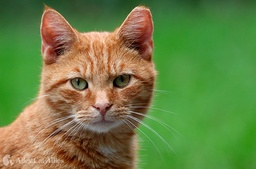
#> input picture Task_5/img.jpg, 256 x 169 px, shrunk from 703 x 463 before the run
$ jupyter execute task5.ipynb
#> lines starting #> are read from the running program, lines starting #| are printed output that depends on the picture
[cell 1]
import cv2 as cv
import matplotlib.pyplot as plt
import numpy as np

[cell 2]
def averaging_filter(image_path):
#> called with image_path = 'img.jpg'
    kernel_size = (5, 5)
    img = cv.imread(image_path)
#> img is the input picture: shape (169, 256, 3); mean B, G, R 68.6, 129.3, 105.4
    img = cv.cvtColor(img, cv.COLOR_BGR2RGB)
    h, w, c = img.shape
#> h = 169; w = 256; c = 3
    pad_size = kernel_size[0] // 2
    padded_img = np.pad(img, ((pad_size, pad_size), (pad_size, pad_size), (0, 0)), mode='constant', constant_values=0)
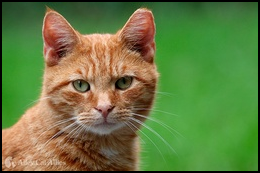
#> padded_img: shape (173, 260, 3); mean R, G, B 101.4, 124.4, 66
    blurred_img = np.zeros_like(img)

    for i in range(h):
        for j in range(w):
            region = padded_img[i:i + kernel_size[0], j:j + kernel_size[1]]
            blurred_img[i, j] = np.mean(region, axis=(0, 1))
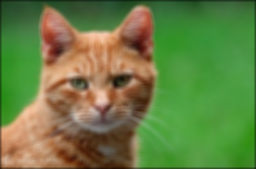
#> blurred_img: shape (169, 256, 3); mean R, G, B 104.1, 127.5, 67.6

    plt.figure(figsize=(12, 6))
    plt.subplot(1, 2, 1)
    plt.imshow(img)
    plt.title("Original Image")

    plt.subplot(1, 2, 2)
    plt.imshow(blurred_img)
    plt.title("Blurred Image")
    plt.show()
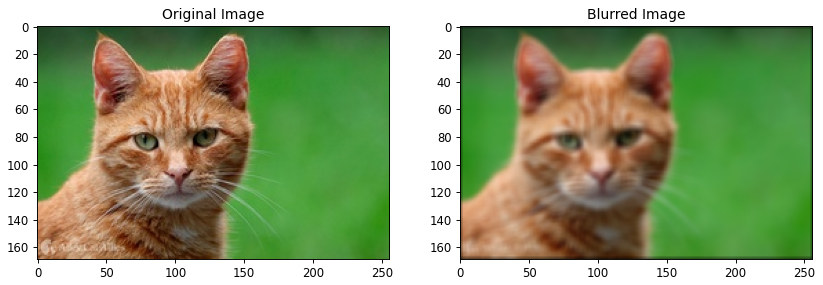
#> figure drawn by matplotlib, 2 panels

averaging_filter("img.jpg")

[cell 3]
def weightedFilter(img,kernel):
#> called with img = 'img.jpg', kernel = array of shape (3, 4)
    img = cv.imread(img)
    img = cv.cvtColor(img,cv.COLOR_BGR2RGB)
    averagedImage = cv.filter2D(img,-1,kernel)
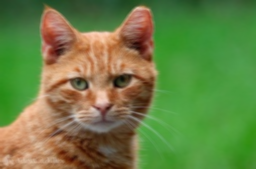
#> averagedImage: shape (169, 256, 3); mean R, G, B 105.4, 129.3, 68.6
    plt.figure(figsize=(12,6))
    plt.subplot(1,2,1)
    plt.imshow(img)
    plt.title("Original Image")


    plt.subplot(1,2,2)
    plt.imshow(averagedImage)
    plt.title("Blurred Image")

filter = np.array([[1,3,6,1],[8,9,9,7],[1,2,3,5]])
kernel = filter/(np.sum(filter))
weightedFilter("img.jpg",kernel)

[cell 4]
def median_filter(image_path, kernel_size):
#> called with image_path = 'img.jpg', kernel_size = 5
    img = cv.imread(image_path)
    img = cv.cvtColor(img, cv.COLOR_BGR2RGB)
    pad_size = kernel_size // 2
    padded_img = np.pad(img, ((pad_size, pad_size), (pad_size, pad_size), (0, 0)), mode='constant', constant_values=0)
    h, w, c = img.shape
#> h = 169; w = 256; c = 3
    median_filtered_img = np.zeros_like(img)

    for i in range(h):
        for j in range(w):
            for channel in range(c):
                region = padded_img[i:i + kernel_size, j:j + kernel_size, channel]
                median_filtered_img[i, j, channel] = np.median(region)
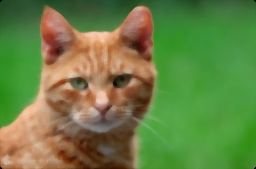
#> median_filtered_img: shape (169, 256, 3); mean R, G, B 105.2, 129.1, 68.1

    plt.figure(figsize=(12, 6))
    plt.subplot(1, 2, 1)
    plt.imshow(img)
    plt.title("Original Image")

    plt.subplot(1, 2, 2)
    plt.imshow(median_filtered_img)
    plt.title("Median Filtered Image")
    plt.show()

median_filter("img.jpg", 5)

[cell 5]
def applyWeightedMedianFilter(img, kernel, weights):
#> called with img = 'img.jpg', kernel = 3, weights = array of shape (3, 3)
    img = cv.imread(img)
    img = cv.cvtColor(img, cv.COLOR_BGR2RGB)
    pad = kernel // 2
    paddedImg = cv.copyMakeBorder(img, pad, pad, pad, pad, cv.BORDER_REFLECT)
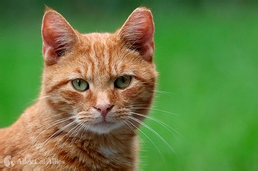
#> paddedImg: shape (171, 258, 3); mean R, G, B 104.8, 129, 68.3
    height, width, _ = img.shape
#> height = 169; width = 256
    newImg = np.zeros((height, width, 3), dtype=np.uint8)
    weights_flat = weights.flatten()
    total_weights = np.sum(weights_flat)

    for i in range(height):
        for j in range(width):
            region = paddedImg[i:i+kernel, j:j+kernel]
            region_flat = region.reshape(-1, 3)
            weighted_values = []

            for k in range(len(region_flat)):
                pixel_value = region_flat[k]
                weight = weights.flatten()[k]
                weighted_values.extend([pixel_value] * weight)

            weighted_values = np.array(weighted_values)
            medians = np.median(weighted_values, axis=0)

            newImg[i, j] = medians.astype(np.uint8)

    plt.figure(figsize=(12, 6))
    plt.subplot(1, 2, 1)
    plt.imshow(img)
    plt.title("Original Image")

    plt.subplot(1, 2, 2)
    plt.imshow(newImg)
    plt.title("Weighted Median Image")
    plt.show()

weights = np.array([[1, 2, 3], [2, 3, 0], [7, 2, 1]])
applyWeightedMedianFilter("img.jpg", weights.shape[0], weights)

[cell 6]
def maxFilter(img_path):
#> called with img_path = 'img.jpg'
    img = cv.imread(img_path)
    img = cv.cvtColor(img, cv.COLOR_BGR2RGB)
    kernel_size = 5
    pad = kernel_size // 2
    padded_img = cv.copyMakeBorder(img, pad, pad, pad, pad, cv.BORDER_REFLECT)
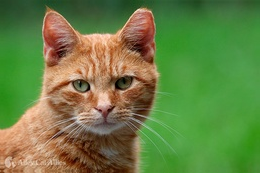
#> padded_img: shape (173, 260, 3); mean R, G, B 104.2, 128.7, 67.9
    height, width, channels = img.shape
#> height = 169; width = 256; channels = 3
    max_filtered_img = np.zeros_like(img)

    for i in range(height):
        for j in range(width):
            for c in range(channels):
                region = padded_img[i:i + kernel_size, j:j + kernel_size, c]
                max_filtered_img[i, j, c] = np.max(region)
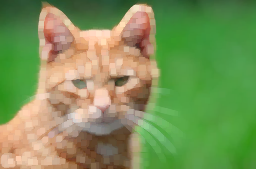
#> max_filtered_img: shape (169, 256, 3); mean R, G, B 123.8, 147.6, 88.5

    plt.figure(figsize=(12, 6))
    plt.subplot(1, 2, 1)
    plt.imshow(img)
    plt.title("Original Image")

    plt.subplot(1, 2, 2)
    plt.imshow(max_filtered_img)
    plt.title("Max Filtered Image")
    plt.show()

maxFilter("img.jpg")

[cell 7]
def minFilter(img_path):
#> called with img_path = 'img.jpg'
    img = cv.imread(img_path)
    img = cv.cvtColor(img, cv.COLOR_BGR2RGB)
    kernel_size = 5
    pad = kernel_size // 2
    padded_img = cv.copyMakeBorder(img, pad, pad, pad, pad, cv.BORDER_REFLECT)
    height, width, channels = img.shape
#> height = 169; width = 256; channels = 3
    min_filtered_img = np.zeros_like(img)

    for i in range(height):
        for j in range(width):
            for c in range(channels):
                region = padded_img[i:i + kernel_size, j:j + kernel_size, c]
                min_filtered_img[i, j, c] = np.min(region)
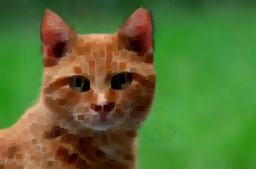
#> min_filtered_img: shape (169, 256, 3); mean R, G, B 87.5, 111.7, 50.5

    plt.figure(figsize=(12, 6))
    plt.subplot(1, 2, 1)
    plt.imshow(img)
    plt.title("Original Image")

    plt.subplot(1, 2, 2)
    plt.imshow(min_filtered_img)
    plt.title("Min Filtered Image")
    plt.show()

minFilter("img.jpg")
